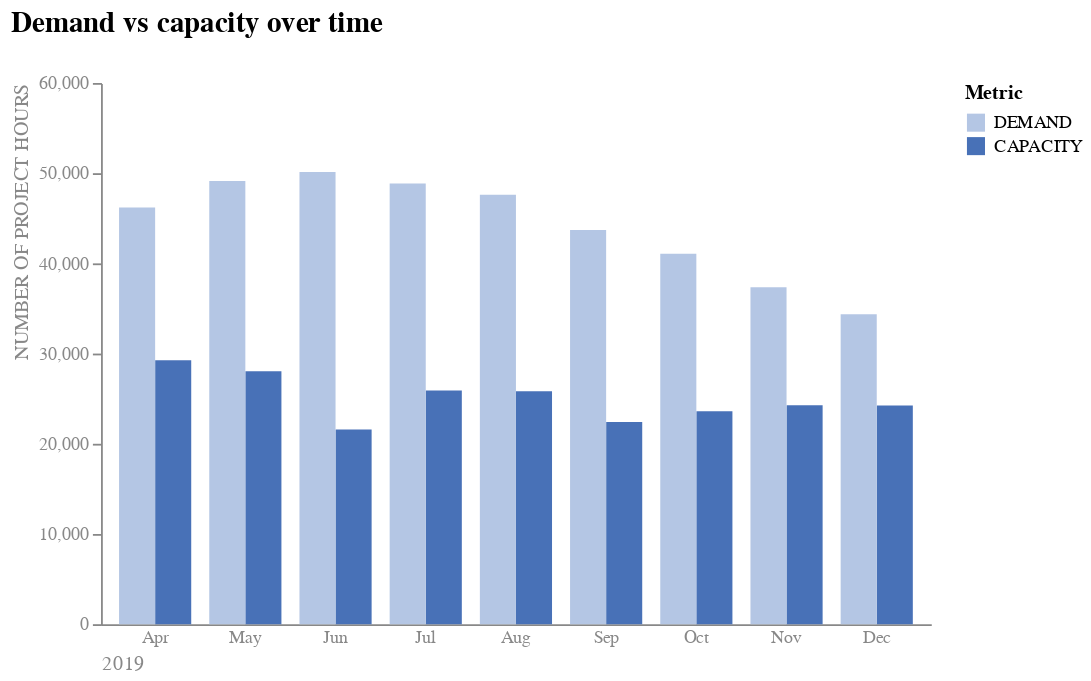

The cell this chart's notebook holds for it:
### Code cell
# Filled version
alt.Chart(bar_table, 
          title = alt.Title('Demand vs capacity over time', anchor = 'start', offset = 20, fontSize = 16), 
          ).mark_bar(filled = True).encode(
    y = alt.Y('Value', 
              axis = alt.Axis(grid = False, titleAnchor = 'end', 
                              labelColor = "#888888", titleColor = '#888888', 
                              titleFontWeight = 'normal'), 
              scale = alt.Scale(domain = [0, 60000]), 
              title = "NUMBER OF PROJECT HOURS"),
    x = alt.X('month', 
              sort = None, 
              axis = alt.Axis(labelAngle = 0, titleAnchor = 'start', 
                              labelColor = '#888888', titleColor = '#888888', 
                              titleFontWeight = 'normal', ticks = False), 
              title = "2019"),
    color = alt.Color('Metric', 
                      scale = alt.Scale(range = ['#b4c6e4', '#4871b7']),
                      sort = 'descending'),
    xOffset = alt.XOffset('Metric', sort = 'descending')
    ).configure_view(stroke = None)

### Figure 1 — Vega-Lite specification as saved in the notebook (floating-point values rounded to 4 significant figures)
{"config": {"view": {"continuousWidth": 300, "continuousHeight": 300, "stroke": null}}, "data": {"name": "data-f53bb01febd214e9ecb3cb7fbc625fc6"}, "mark": {"type": "bar", "filled": true}, "encoding": {"color": {"field": "Metric", "scale": {"range": ["#b4c6e4", "#4871b7"]}, "sort": "descending", "type": "nominal"}, "x": {"axis": {"labelAngle": 0, "labelColor": "#888888", "ticks": false, "titleAnchor": "start", "titleColor": "#888888", "titleFontWeight": "normal"}, "field": "month", "sort": null, "title": "2019", "type": "nominal"}, "xOffset": {"field": "Metric", "sort": "descending", "type": "nominal"}, "y": {"axis": {"grid": false, "labelColor": "#888888", "titleAnchor": "end", "titleColor": "#888888", "titleFontWeight": "normal"}, "field": "Value", "scale": {"domain": [0, 60000]}, "title": "NUMBER OF PROJECT HOURS", "type": "quantitative"}}, "title": {"text": "Demand vs capacity over time", "anchor": "start", "fontSize": 16, "offset": 20}, "$schema": "https://vega.github.io/schema/vega-lite/v5.15.1.json", "datasets": {"data-f53bb01febd214e9ecb3cb7fbc625fc6": [{"Metric": "CAPACITY", "Value": 29263, "year": 2019, "month": "Apr"}, {"Metric": "CAPACITY", "Value": 28037, "year": 2019, "month": "May"}, {"Metric": "CAPACITY", "Value": 21596, "year": 2019, "month": "Jun"}, {"Metric": "CAPACITY", "Value": 25895, "year": 2019, "month": "Jul"}, {"Metric": "CAPACITY", "Value": 25813, "year": 2019, "month": "Aug"}, {"Metric": "CAPACITY", "Value": 22427, "year": 2019, "month": "Sep"}, {"Metric": "CAPACITY", "Value": 23605, "year": 2019, "month": "Oct"}, {"Metric": "CAPACITY", "Value": 24263, "year": 2019, "month": "Nov"}, {"Metric": "CAPACITY", "Value": 24243, "year": 2019, "month": "Dec"}, {"Metric": "DEMAND", "Value": 46193, "year": 2019, "month": "Apr"}, {"Metric": "DEMAND", "Value": 49131, "year": 2019, "month": "May"}, {"Metric": "DEMAND", "Value": 50124, "year": 2019, "month": "Jun"}, {"Metric": "DEMAND", "Value": 48850, "year": 2019, "month": "Jul"}, {"Metric": "DEMAND", "Value": 47602, "year": 2019, "month": "Aug"}, {"Metric": "DEMAND", "Value": 43697, "year": 2019, "month": "Sep"}, {"Metric": "DEMAND", "Value": 41058, "year": 2019, "month": "Oct"}, {"Metric": "DEMAND", "Value": 37364, "year": 2019, "month": "Nov"}, {"Metric": "DEMAND", "Value": 34364, "year": 2019, "month": "Dec"}]}}
